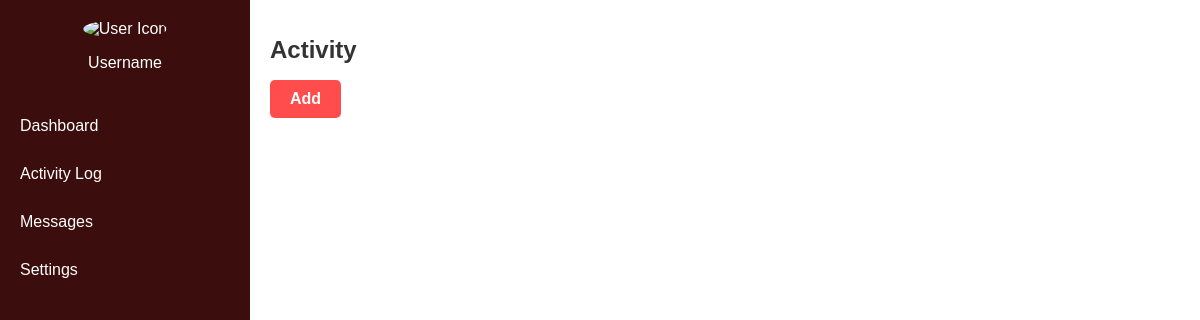
Before: /activity with the older database file.
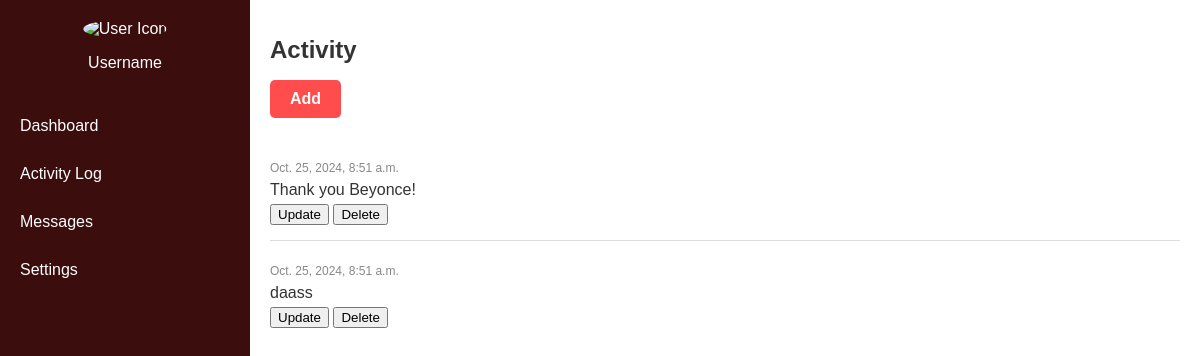
After: the same page with the newer database file.
### activity_logs/models.py (models this page shows, shortened)
class Activity(models.Model):
    user = models.CharField(max_length=500)
    message = models.TextField()
    timestamp = models.DateTimeField(auto_now_add=True)

### activity_logs/views.py (the view)
# urls.py: path('', views.activity_list, name='activity_list'),
def activity_list(request):
    activities = Activity.objects.all().order_by('-timestamp')
    return render(request, 'activity_list.html', {'activities': activities})

### activity_logs/templates/activity_list.html (shortened to what this page needs)
<!DOCTYPE html>
<html lang="en">
<head>
    {% load static %}
    <link rel="stylesheet" href="{% static 'css/styles.css' %}">
</head>
<body>
    <div class="container">
        <div class="sidebar">
            <div class="logo">
                <img src="path/to/user/icon.png" alt="User Icon">
                <p>Username</p>
            </div>
            <nav>
                <ul>
                    <li><a href="#">Dashboard</a></li>
                    <li><a href="#">Activity Log</a></li>
                    <li><a href="#">Messages</a></li>
                    <li><a href="#">Settings</a></li>
                </ul>
            </nav>
        </div>
        <div class="main-content">
            <h1>Activity</h1>
            <a href="{% url 'add_activity' %}" class="add-button">Add</a>
            <div class="activity-log">
                {% for activity in activities %}
                    <div class="activity-item">
                        <p><strong>{{ activity.user }}</strong> <span class="timestamp">{{ activity.timestamp }}</span></p>
                        <p>{{ activity.message }}</p>
                        <form action="{% url 'update_activity' activity.id %}" method="get" style="display: inline;">
                            <button type="submit">Update</button>
                        </form>
                        <form action="{% url 'delete_activity' activity.id %}" method="post" style="display: inline;">
                            <button type="submit">Delete</button>
                        </form>
                    </div>
                {% endfor %}
            </div>
        </div>
    </div>
</body>
</html>

Changed rows visible on the page:
added Activity: timestamp "Oct. 25, 2024, 8:51 a.m.", message "Thank you Beyonce!"
added Activity: timestamp "Oct. 25, 2024, 8:51 a.m.", message "daass"
